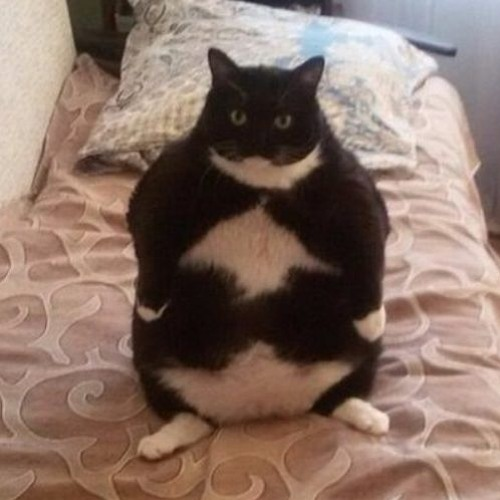
#> input picture Python/Adv/Discussions/SmolKitty.jpg, 500 x 500 px
$ python 'Discussion 3.py'
#> lines starting #> are read from the running program, lines starting #| are printed output that depends on the picture
import cv2 as cv

def main():
    size = (320, 320)

    img = cv.imread('SmolKitty.jpg')
#> img is the input picture: shape (500, 500, 3); mean B, G, R 102.1, 113.3, 136.4
    resized = cv.resize(img, size)
    gray_image = cv.cvtColor(resized, cv.COLOR_BGR2GRAY)
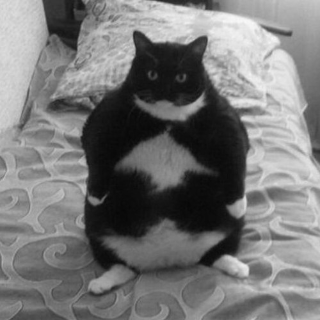
#> gray_image: shape (320, 320); min 6, max 249, mean 118.8

    cv.imshow("Original", img)
    cv.imshow("Modified", gray_image)
    cv.waitKey(0)
    cv.destroyAllWindows()


if __name__ == "__main__":
    main()
